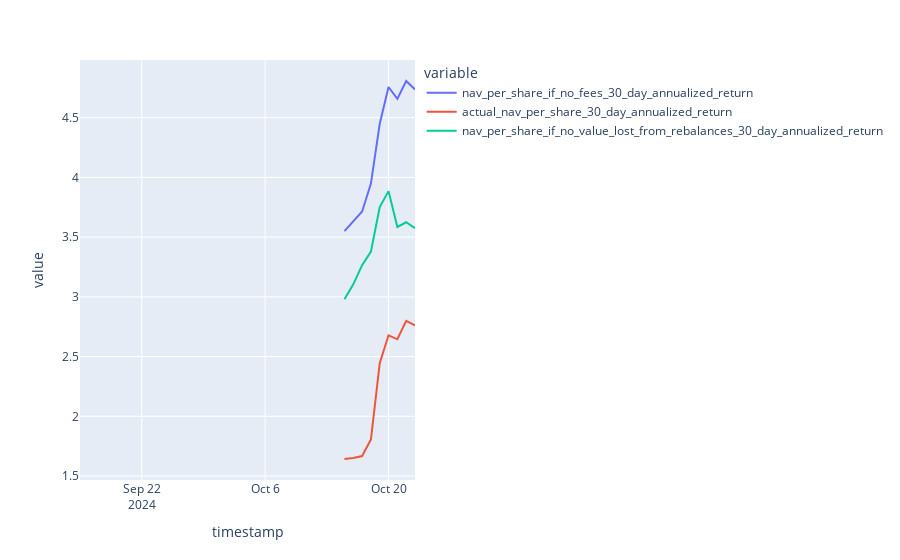

The cell this chart's notebook holds for it:
### Code cell
def add_30_day_annualized_return_col(df: pd.DataFrame, col: str):
    df[f"{col}_30_day_annualized_return"] = (df[col].diff(periods=30) / df[col].shift(30)) * (365 / 30) * 100

add_30_day_annualized_return_col(df, "actual_nav_per_share")
add_30_day_annualized_return_col(df, "nav_per_share_if_no_fees")
add_30_day_annualized_return_col(df, "nav_per_share_if_no_value_lost_from_rebalances")

px.line(df[["nav_per_share_if_no_fees_30_day_annualized_return", "actual_nav_per_share_30_day_annualized_return", 'nav_per_share_if_no_value_lost_from_rebalances_30_day_annualized_return']])

### Figure 1 — Plotly figure (JSON) as saved in the notebook; plotly's stock layout.template omitted (floating-point values rounded to 4 significant figures)
{"data": [{"hovertemplate": "variable=nav_per_share_if_no_fees_30_day_annualized_return<br>timestamp=%{x}<br>value=%{y}<extra></extra>", "legendgroup": "nav_per_share_if_no_fees_30_day_annualized_return", "line": {"color": "#636efa", "dash": "solid"}, "marker": {"symbol": "circle"}, "mode": "lines", "name": "nav_per_share_if_no_fees_30_day_annualized_return", "orientation": "v", "showlegend": true, "type": "scatter", "x": ["2024-09-15T00:00:00+00:00", "2024-09-16T00:00:00+00:00", "2024-09-17T00:00:00+00:00", "2024-09-18T00:00:00+00:00", "2024-09-19T00:00:00+00:00", "2024-09-20T00:00:00+00:00", "2024-09-21T00:00:00+00:00", "2024-09-22T00:00:00+00:00", "2024-09-23T00:00:00+00:00", "2024-09-24T00:00:00+00:00", "2024-09-25T00:00:00+00:00", "2024-09-26T00:00:00+00:00", "2024-09-27T00:00:00+00:00", "2024-09-28T00:00:00+00:00", "2024-09-29T00:00:00+00:00", "2024-09-30T00:00:00+00:00", "2024-10-01T00:00:00+00:00", "2024-10-02T00:00:00+00:00", "2024-10-03T00:00:00+00:00", "2024-10-04T00:00:00+00:00", "2024-10-05T00:00:00+00:00", "2024-10-06T00:00:00+00:00", "2024-10-07T00:00:00+00:00", "2024-10-08T00:00:00+00:00", "2024-10-09T00:00:00+00:00", "2024-10-10T00:00:00+00:00", "2024-10-11T00:00:00+00:00", "2024-10-12T00:00:00+00:00", "2024-10-13T00:00:00+00:00", "2024-10-14T00:00:00+00:00", "2024-10-15T00:00:00+00:00", "2024-10-16T00:00:00+00:00", "2024-10-17T00:00:00+00:00", "2024-10-18T00:00:00+00:00", "2024-10-19T00:00:00+00:00", "2024-10-20T00:00:00+00:00", "2024-10-21T00:00:00+00:00", "2024-10-22T00:00:00+00:00", "2024-10-23T00:00:00+00:00"], "xaxis": "x", "y": [null, null, null, null, null, null, null, null, null, null, null, null, null, null, null, null, null, null, null, null, null, null, null, null, null, null, null, null, null, null, 3.551, 3.634, 3.714, 3.949, 4.449, 4.757, 4.657, 4.807, 4.736], "yaxis": "y"}, {"hovertemplate": "variable=actual_nav_per_share_30_day_annualized_return<br>timestamp=%{x}<br>value=%{y}<extra></extra>", "legendgroup": "actual_nav_per_share_30_day_annualized_return", "line": {"color": "#EF553B", "dash": "solid"}, "marker": {"symbol": "circle"}, "mode": "lines", "name": "actual_nav_per_share_30_day_annualized_return", "orientation": "v", "showlegend": true, "type": "scatter", "x": ["2024-09-15T00:00:00+00:00", "2024-09-16T00:00:00+00:00", "2024-09-17T00:00:00+00:00", "2024-09-18T00:00:00+00:00", "2024-09-19T00:00:00+00:00", "2024-09-20T00:00:00+00:00", "2024-09-21T00:00:00+00:00", "2024-09-22T00:00:00+00:00", "2024-09-23T00:00:00+00:00", "2024-09-24T00:00:00+00:00", "2024-09-25T00:00:00+00:00", "2024-09-26T00:00:00+00:00", "2024-09-27T00:00:00+00:00", "2024-09-28T00:00:00+00:00", "2024-09-29T00:00:00+00:00", "2024-09-30T00:00:00+00:00", "2024-10-01T00:00:00+00:00", "2024-10-02T00:00:00+00:00", "2024-10-03T00:00:00+00:00", "2024-10-04T00:00:00+00:00", "2024-10-05T00:00:00+00:00", "2024-10-06T00:00:00+00:00", "2024-10-07T00:00:00+00:00", "2024-10-08T00:00:00+00:00", "2024-10-09T00:00:00+00:00", "2024-10-10T00:00:00+00:00", "2024-10-11T00:00:00+00:00", "2024-10-12T00:00:00+00:00", "2024-10-13T00:00:00+00:00", "2024-10-14T00:00:00+00:00", "2024-10-15T00:00:00+00:00", "2024-10-16T00:00:00+00:00", "2024-10-17T00:00:00+00:00", "2024-10-18T00:00:00+00:00", "2024-10-19T00:00:00+00:00", "2024-10-20T00:00:00+00:00", "2024-10-21T00:00:00+00:00", "2024-10-22T00:00:00+00:00", "2024-10-23T00:00:00+00:00"], "xaxis": "x", "y": [null, null, null, null, null, null, null, null, null, null, null, null, null, null, null, null, null, null, null, null, null, null, null, null, null, null, null, null, null, null, 1.643, 1.652, 1.668, 1.806, 2.445, 2.678, 2.645, 2.799, 2.76], "yaxis": "y"}, {"hovertemplate": "variable=nav_per_share_if_no_value_lost_from_rebalances_30_day_annualized_return<br>timestamp=%{x}<br>value=%{y}<extra></extra>", "legendgroup": "nav_per_share_if_no_value_lost_from_rebalances_30_day_annualized_return", "line": {"color": "#00cc96", "dash": "solid"}, "marker": {"symbol": "circle"}, "mode": "lines", "name": "nav_per_share_if_no_value_lost_from_rebalances_30_day_annualized_return", "orientation": "v", "showlegend": true, "type": "scatter", "x": ["2024-09-15T00:00:00+00:00", "2024-09-16T00:00:00+00:00", "2024-09-17T00:00:00+00:00", "2024-09-18T00:00:00+00:00", "2024-09-19T00:00:00+00:00", "2024-09-20T00:00:00+00:00", "2024-09-21T00:00:00+00:00", "2024-09-22T00:00:00+00:00", "2024-09-23T00:00:00+00:00", "2024-09-24T00:00:00+00:00", "2024-09-25T00:00:00+00:00", "2024-09-26T00:00:00+00:00", "2024-09-27T00:00:00+00:00", "2024-09-28T00:00:00+00:00", "2024-09-29T00:00:00+00:00", "2024-09-30T00:00:00+00:00", "2024-10-01T00:00:00+00:00", "2024-10-02T00:00:00+00:00", "2024-10-03T00:00:00+00:00", "2024-10-04T00:00:00+00:00", "2024-10-05T00:00:00+00:00", "2024-10-06T00:00:00+00:00", "2024-10-07T00:00:00+00:00", "2024-10-08T00:00:00+00:00", "2024-10-09T00:00:00+00:00", "2024-10-10T00:00:00+00:00", "2024-10-11T00:00:00+00:00", "2024-10-12T00:00:00+00:00", "2024-10-13T00:00:00+00:00", "2024-10-14T00:00:00+00:00", "2024-10-15T00:00:00+00:00", "2024-10-16T00:00:00+00:00", "2024-10-17T00:00:00+00:00", "2024-10-18T00:00:00+00:00", "2024-10-19T00:00:00+00:00", "2024-10-20T00:00:00+00:00", "2024-10-21T00:00:00+00:00", "2024-10-22T00:00:00+00:00", "2024-10-23T00:00:00+00:00"], "xaxis": "x", "y": [null, null, null, null, null, null, null, null, null, null, null, null, null, null, null, null, null, null, null, null, null, null, null, null, null, null, null, null, null, null, 2.98, 3.105, 3.265, 3.379, 3.752, 3.885, 3.585, 3.624, 3.574], "yaxis": "y"}], "layout": {"legend": {"title": {"text": "variable"}, "tracegroupgap": 0}, "margin": {"t": 60}, "xaxis": {"anchor": "y", "domain": [0, 1], "title": {"text": "timestamp"}}, "yaxis": {"anchor": "x", "domain": [0, 1], "title": {"text": "value"}}}}
